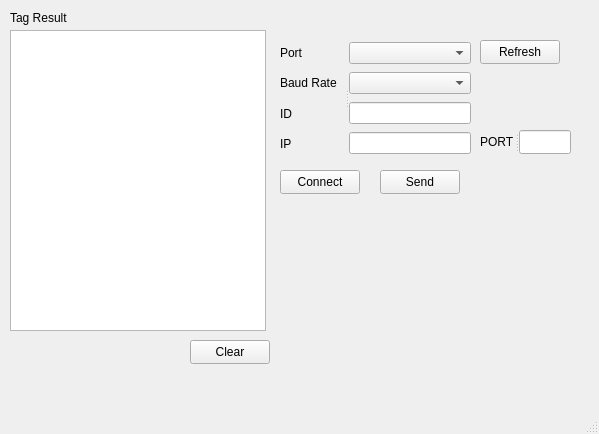
<?xml version="1.0" encoding="UTF-8"?>
<ui version="4.0">
 <class>MainWindow</class>
 <widget class="QMainWindow" name="MainWindow">
  <property name="geometry">
   <rect>
    <x>0</x>
    <y>0</y>
    <width>599</width>
    <height>434</height>
   </rect>
  </property>
  <property name="windowTitle">
   <string>MainWindow</string>
  </property>
  <widget class="QWidget" name="centralwidget">
   <widget class="QPushButton" name="pb_Clear">
    <property name="geometry">
     <rect>
      <x>190</x>
      <y>340</y>
      <width>80</width>
      <height>24</height>
     </rect>
    </property>
    <property name="text">
     <string>Clear</string>
    </property>
   </widget>
   <widget class="QPushButton" name="pb_Connect">
    <property name="geometry">
     <rect>
      <x>280</x>
      <y>170</y>
      <width>80</width>
      <height>24</height>
     </rect>
    </property>
    <property name="styleSheet">
     <string notr="true">#pb_Connect:checked{
background-color: rgb(0, 255, 0);
}</string>
    </property>
    <property name="text">
     <string>Connect</string>
    </property>
    <property name="checkable">
     <bool>true</bool>
    </property>
   </widget>
   <widget class="QTextBrowser" name="txt_Result">
    <property name="geometry">
     <rect>
      <x>10</x>
      <y>30</y>
      <width>256</width>
      <height>301</height>
     </rect>
    </property>
   </widget>
   <widget class="QLabel" name="label">
    <property name="geometry">
     <rect>
      <x>10</x>
      <y>10</y>
      <width>61</width>
      <height>16</height>
     </rect>
    </property>
    <property name="text">
     <string>Tag Result</string>
    </property>
   </widget>
   <widget class="QPushButton" name="pb_Refresh">
    <property name="geometry">
     <rect>
      <x>480</x>
      <y>40</y>
      <width>80</width>
      <height>24</height>
     </rect>
    </property>
    <property name="text">
     <string>Refresh</string>
    </property>
   </widget>
   <widget class="QPushButton" name="pb_Send">
    <property name="geometry">
     <rect>
      <x>380</x>
      <y>170</y>
      <width>80</width>
      <height>24</height>
     </rect>
    </property>
    <property name="text">
     <string>Send</string>
    </property>
   </widget>
   <widget class="QSplitter" name="splitter">
    <property name="geometry">
     <rect>
      <x>280</x>
      <y>40</y>
      <width>191</width>
      <height>116</height>
     </rect>
    </property>
    <property name="orientation">
     <enum>Qt::Horizontal</enum>
    </property>
    <widget class="QWidget" name="layoutWidget">
     <layout class="QVBoxLayout" name="verticalLayout_2">
      <item>
       <widget class="QLabel" name="label_2">
        <property name="text">
         <string>Port</string>
        </property>
       </widget>
      </item>
      <item>
       <widget class="QLabel" name="label_3">
        <property name="text">
         <string>Baud Rate</string>
        </property>
       </widget>
      </item>
      <item>
       <widget class="QLabel" name="label_4">
        <property name="text">
         <string>ID</string>
        </property>
       </widget>
      </item>
      <item>
       <widget class="QLabel" name="label_5">
        <property name="text">
         <string>IP</string>
        </property>
       </widget>
      </item>
     </layout>
    </widget>
    <widget class="QWidget" name="layoutWidget">
     <layout class="QVBoxLayout" name="verticalLayout">
      <item>
       <widget class="QComboBox" name="cb_Port"/>
      </item>
      <item>
       <widget class="QComboBox" name="cb_BaudRate"/>
      </item>
      <item>
       <widget class="QLineEdit" name="lineEdit_ID"/>
      </item>
      <item>
       <widget class="QLineEdit" name="lineEdit_IP"/>
      </item>
     </layout>
    </widget>
   </widget>
   <widget class="QSplitter" name="splitter_2">
    <property name="geometry">
     <rect>
      <x>480</x>
      <y>130</y>
      <width>91</width>
      <height>24</height>
     </rect>
    </property>
    <property name="orientation">
     <enum>Qt::Horizontal</enum>
    </property>
    <widget class="QLabel" name="PORT">
     <property name="text">
      <string>PORT</string>
     </property>
    </widget>
    <widget class="QLineEdit" name="lineEdit_Port"/>
   </widget>
  </widget>
  <widget class="QMenuBar" name="menubar">
   <property name="geometry">
    <rect>
     <x>0</x>
     <y>0</y>
     <width>599</width>
     <height>21</height>
    </rect>
   </property>
  </widget>
  <widget class="QStatusBar" name="statusbar"/>
 </widget>
 <resources/>
 <connections/>
</ui>
